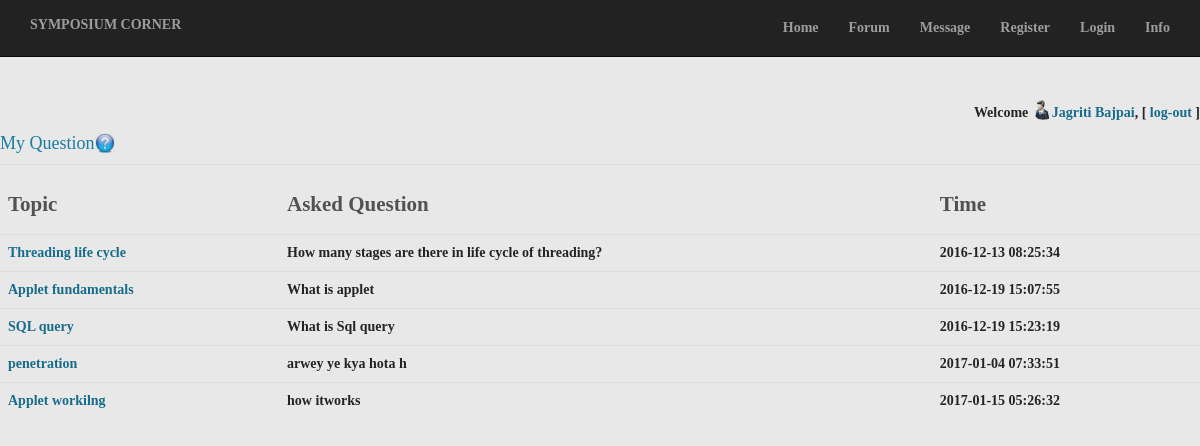
Page /que.php (signed in) on the committed database.
### tables this page shows
CREATE TABLE `question` (
  `question_id` int(11) NOT NULL,
  `heading` varchar(50) NOT NULL,
  `question_detail` varchar(2000) NOT NULL,
  `datetime` timestamp NOT NULL DEFAULT CURRENT_TIMESTAMP,
  `user_id` int(11) NOT NULL,
  `subtopic_id` int(11) NOT NULL,
  `views` int(11) NOT NULL
);

### utility.php (called while the page is built, shortened)
<?php
	function ExecuteQuery ($SQL)
	{
		$rows = mysql_query ($SQL);
		return $rows;
	}
?>

### que.php (the view, shortened to what this page needs)
<?php
	require("head.php");
	require("checkUser.php");
	echo "<h4>My Question<img src='res/images/askq.jpg'  class='imagedel'/></h4>";
?>
<table class="table" width="100%">
<tr>
<center>
<th><h3><b>Topic</th>
<th><h3><b>Asked Question</th>
<th><h3><b>Time</th>
</tr>
<?php
$sql="SELECT * from question where user_id=$_SESSION[uid]";
$result=ExecuteQuery($sql);
		while($row = mysql_fetch_array($result))
		{
			$qid=$row['question_id'];
			$qheading=$row['heading'];
			$qdetail=$row['question_detail'];
			$qdate=$row['datetime'];
		?>
			<tr>
			<center>
			<td><a href='questionview.php?qid=<?php echo $qid; ?>' ><?php echo $qheading;?></a></td>
			<td><?php echo $qdetail;?></td>
			<td><?php echo $qdate;?></td>
			</tr>
	<?php }?>

### css/landing-page.css (style rules this page uses)
body, html { width: 100%; height: 100%; }
body, h1, h2, h3, h4, h5, h6 { font-family: "Lato","Helvetica Neue",Helvetica,Arial,sans-serif; font-weight: 700; }

### res/style.css (style rules this page uses)
body { margin: 0 auto; padding: 0; background-color: #E8E8E8; }
body { font-family: Georgia, "Times New Roman", Times, Serif; font-size: 14px; color: #242424; }
a { font-family: Georgia, "Times New Roman", Times, Serif; text-decoration: none; color: #186C8B; }
a:link { font-family: Georgia, "Times New Roman", Times, Serif; text-decoration: none; color: #186C8B; }
h1, h2, h3, h4, h5, h6, h1 a, h2 a, h3 a, h4 a, h5 a, h6 a h1 a:hover, h2 a:hover, h3 a:hover, h4 a:hover, h5 a:hover, h6 a:hover h1 a:visited, h2 a:visited, h3 a:visited, h4 a:visited, h5 a:visited, h6 a:visited { font-weight: normal; font-style: normal; text-decoration: none; }
h3, h3 a, h3 a:link, h3 a:visited, h3 a:hover { font-family: Georgia, "Times New Roman", Times, Serif; font-size: 21px; color: #525252; }
h4, h4 a, h4 a:link, h4 a:visited, h4 a:hover { font-family: Georgia, "Times New Roman", Times, Serif; font-size: 18px; color: #1C7DA0; }
.imagedel { height:20px; width:20px; vertical-align:text-top; vertical-align:text-bottom; }

### rows in the picture
question: heading "Threading life cycle", question_detail "How many stages are there in life cycle of threading?", datetime "2016-12-13 08:25:34"
question: heading "Applet fundamentals", question_detail "What is applet", datetime "2016-12-19 15:07:55"
question: heading "SQL query", question_detail "What is Sql query", datetime "2016-12-19 15:23:19"
question: heading "penetration", question_detail "arwey ye kya hota h", datetime "2017-01-04 07:33:51"
question: heading "Applet workilng", question_detail "how itworks", datetime "2017-01-15 05:26:32"

### other values in the picture
$_SESSION["fn"] "Jagriti Bajpai"
